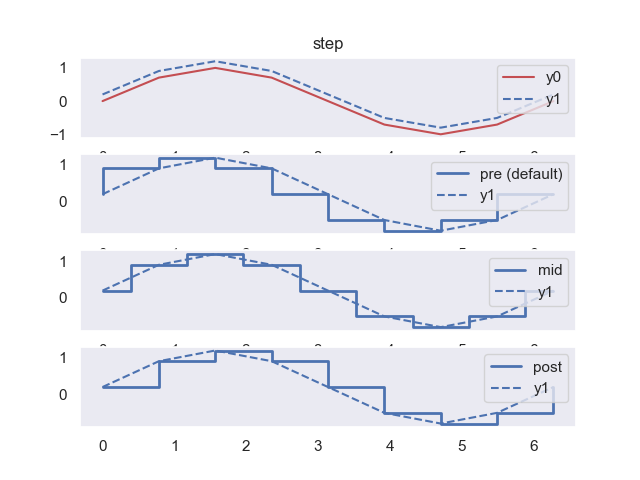

Reproduce this figure in Python.
#----------------------------------
#   CH_12_6_7_EX_1_Pyplot_Step.py
#----------------------------------
import numpy as np
import matplotlib.pyplot as plt
# 
x = np.linspace(0., 2*np.pi, 9)
y0 = np.sin(x)
y1 = y0 + 0.2
#
fig0 = plt.figure(0)
#----- 繪製原始數據曲線
plt.subplot(4,1,1)
plt.plot(x, y0, 'r-', label = 'y0')
plt.plot(x, y1, 'b--', label = 'y1')
plt.grid()
plt.legend(loc=1)
plt.title('step')
#----- 繪製階梯圖 (使用預設 pre 參數)
plt.subplot(4,1,2)
plt.step(x, y1, lw = 2, label='pre (default)')
plt.plot(x, y1, 'b--', label = 'y1')
plt.grid()
plt.legend(loc=1)
#----- 繪製階梯圖 (使用 mid 參數)
plt.subplot(4,1,3)
plt.step(x, y1, lw = 2, where='mid', label='mid')
plt.plot(x, y1, 'b--', label = 'y1')
plt.grid()
plt.legend(loc=1)
#----- 繪製階梯圖 (使用 post 參數)
plt.subplot(4,1,4)
plt.step(x, y1, lw = 2, where='post', label='post')
plt.plot(x, y1, 'b--', label = 'y1')
plt.grid()
plt.legend(loc=1)
#
plt.savefig('CH_12_6_7_EX_1_Pyplot_Step.png')
plt.show()




































































	


